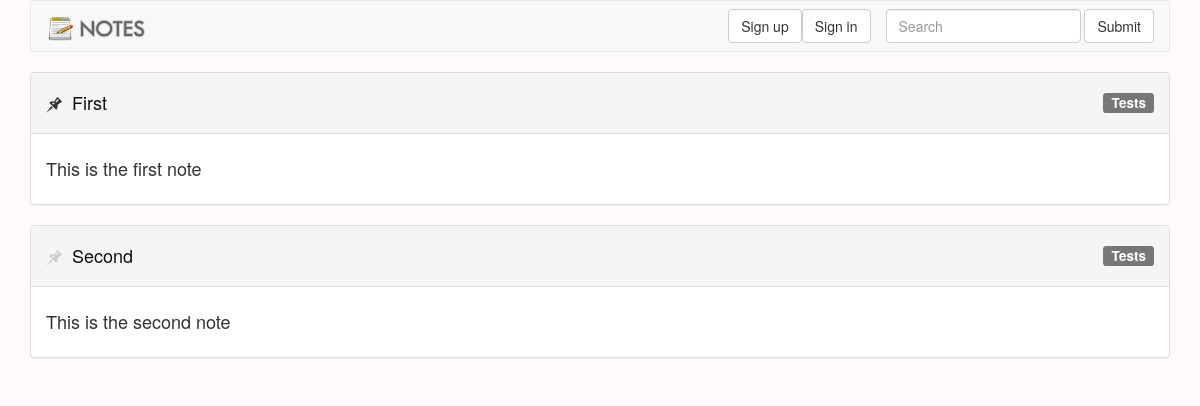
Page /notes/ on the earlier database version.
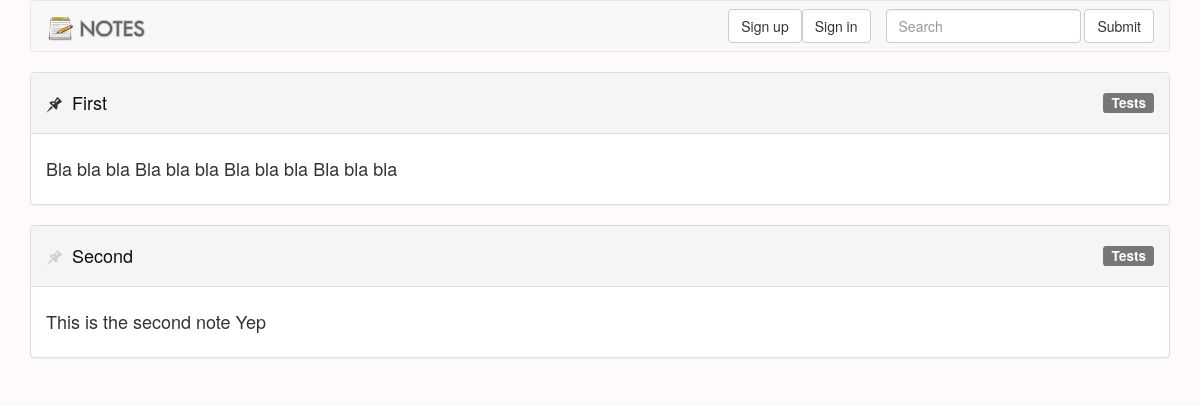
Same page on the later database version.
### notes/models.py (models this page shows, shortened)
class Note(models.Model):
    note_title = models.CharField(max_length=30)
    note_text = models.CharField(max_length=200)
    label = models.CharField(max_length=30)
    pub_date = models.DateTimeField(default=timezone.now())
    mod_date = models.DateTimeField(default=timezone.now())
    author = models.CharField(max_length=30)
    is_pinned = models.BooleanField()

### notes/views.py (the view)
def index(request):
    latest_note_list = Note.objects.order_by('-is_pinned', '-pub_date')[:10]
    context = {
        'latest_note_list': latest_note_list,
    }
    return render(request, 'notes/index.html', context)

### notes/templates/notes/index.html (shortened to what this page needs)
{% load staticfiles %}
<html>
<head>
    <link rel="stylesheet" href="{% static 'notes/css/bootstrap.min.css' %}">
    <link rel="stylesheet" href="{% static 'notes/css/styles.css' %}">
</head>
<body>
<main class="container" role="main">
    <nav class="navbar navbar-default">
        <div class="container-fluid">
            <div class="navbar-header">
                <a class="navbar-brand" href="{% url 'notes:index' %}">
                    <img id="logo" src="{% static 'notes/img/logo.png' %}">
                </a>
            </div>
            <form class="navbar-form navbar-right">
                <div class="form-group">
                    <input type="text" class="form-control" placeholder="Search">
                </div>
                <button type="submit" class="btn btn-default">Submit</button>
            </form>
            <button type="button" class="btn btn-default navbar-btn navbar-right">Sign in</button>
            <button type="button" class="btn btn-default navbar-btn navbar-right">Sign up</button>
        </div>
    </nav>
    {% if latest_note_list %}
        {% for note in latest_note_list %}
            <div class="panel panel-default">
                <div class="panel-heading panel-title">
                    <h4>
                        {% if note.is_pinned %}
                            <img class="pin pinned" src="{% static 'notes/img/pin.png' %}" title="Note pinned">
                        {% else %}
                            <img class="pin not-pinned" src="{% static 'notes/img/pin.png' %}" title="Note not pinned">
                        {% endif %}
                        <a href="{% url 'notes:detail' note.id %}">{{ note.note_title }}</a>
                        <span class="label label-default right-label">{{ note.label }}</span>
                    </h4>
                </div>
                <div class="panel-body">
                    <h4>{{ note.note_text }}</h4>
                </div>
            </div>
        {% endfor %}
    {% else %}
        <p>No polls are available.</p>
    {% endif %}
</main>
</body>
</html>

Differences in the rows shown:
changed Note "First": note_text "This is the first note" → "Bla bla bla Bla bla bla Bla bla bla Bla bla bla"
changed Note "Second": note_text "This is the second note" → "This is the second note Yep"
